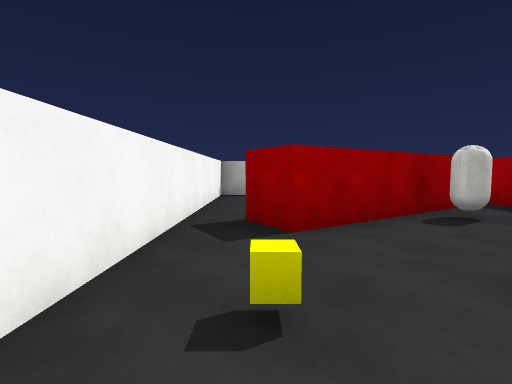
view 1 (above)

24 first-person views from a walk through a scene from a Unity 3-D project. The camera is 1.4 m above the floor, tilts 4° down and sees 85° across. The floor is counted in squares, 2 m on a side. Each view is taken from the middle of a square. On the plan, view 1 faces up. The plan holds only what a view shows up to about 9 squares ahead; the rest is blank. The player is left out. Surface patterns are stand-ins for the level's own textures.

view 2
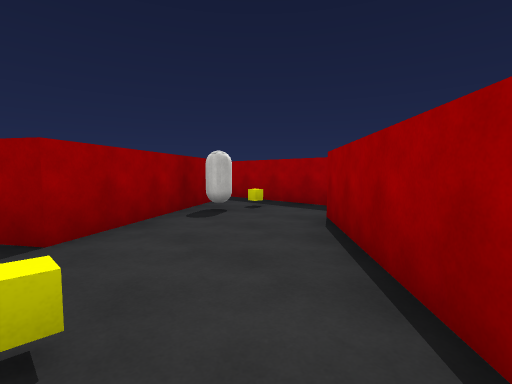

view 3
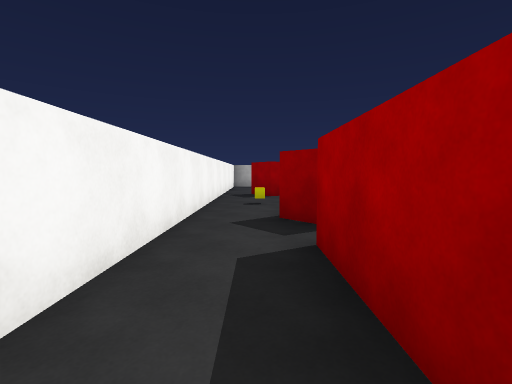

view 4
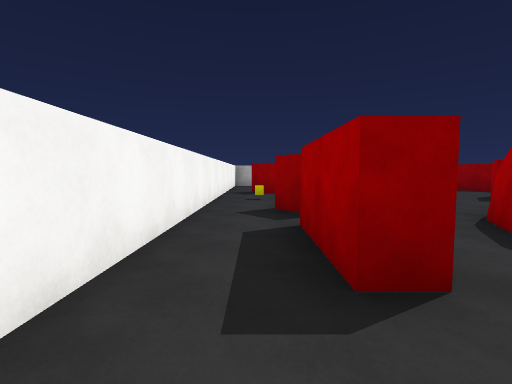

view 5
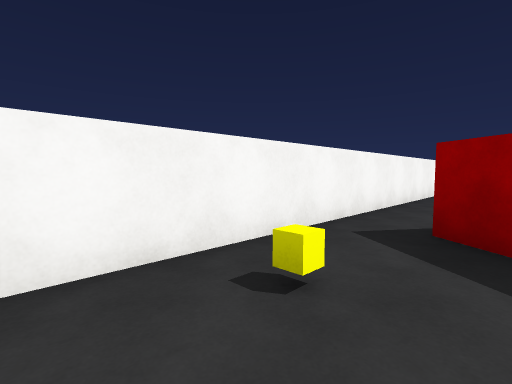

view 6
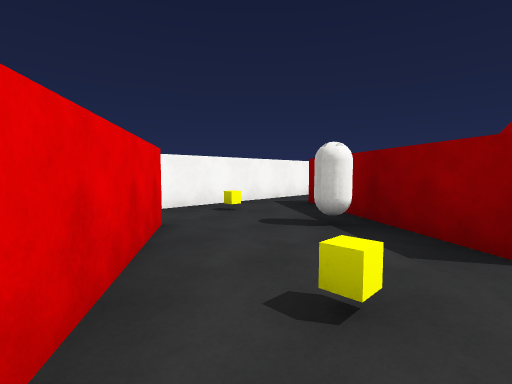

view 7
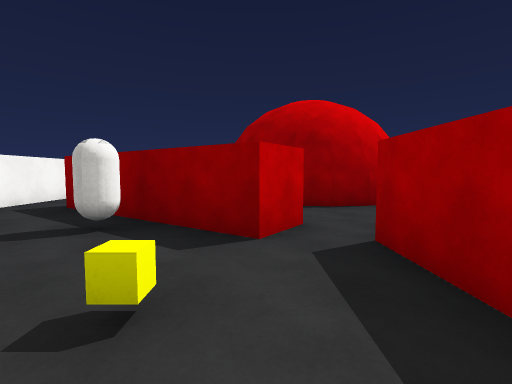

view 8
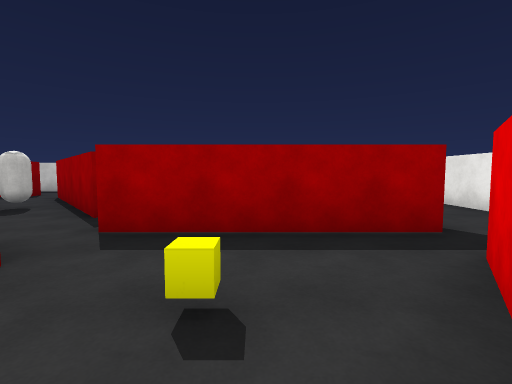

view 9
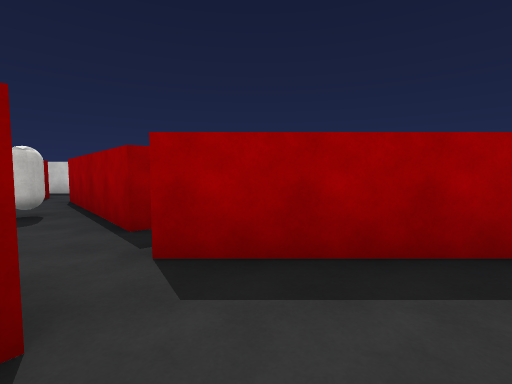

view 10
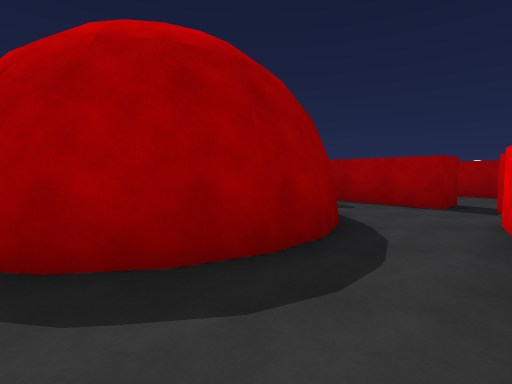

view 11
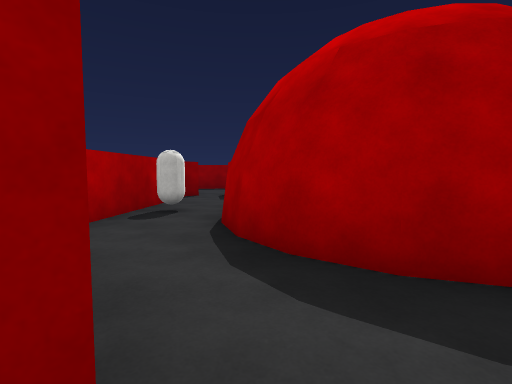

view 12
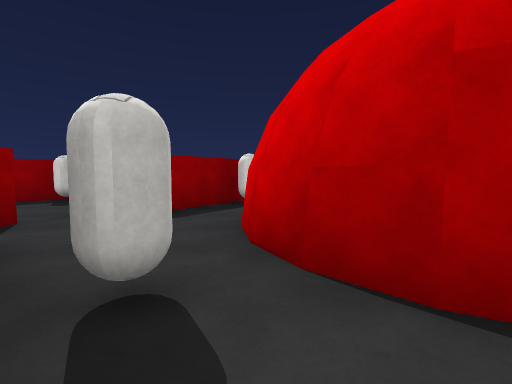

view 13
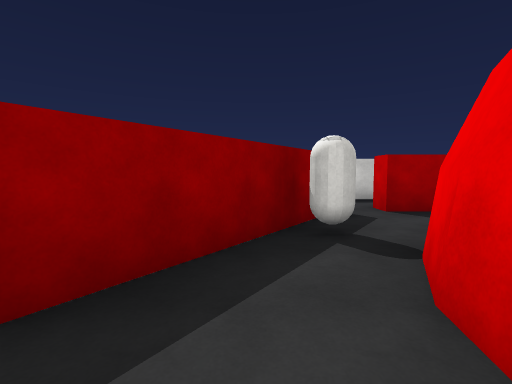

view 14
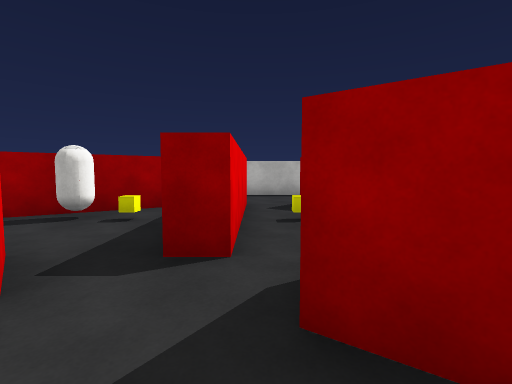

view 15
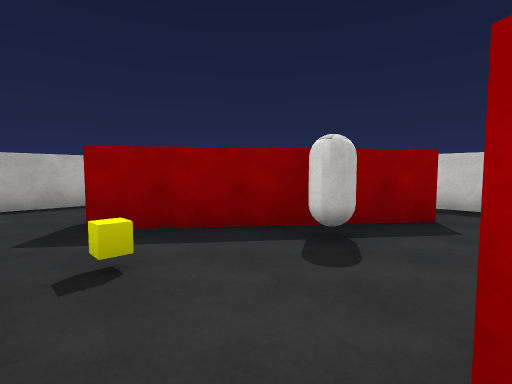

view 16
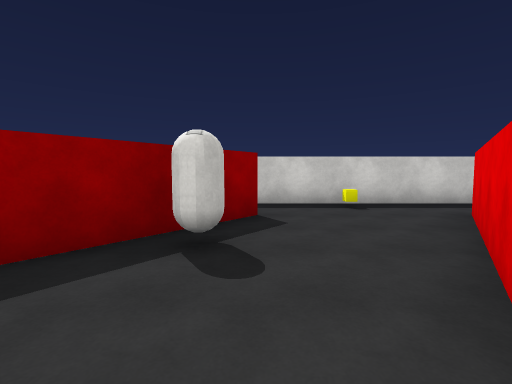

view 17
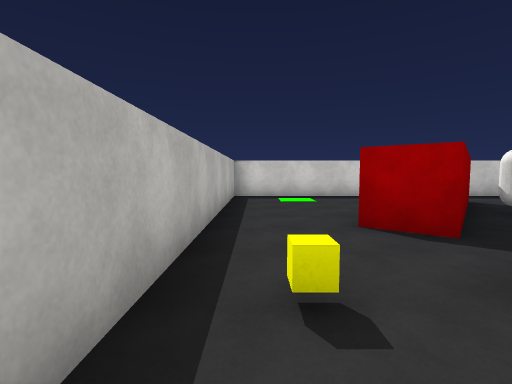

view 18
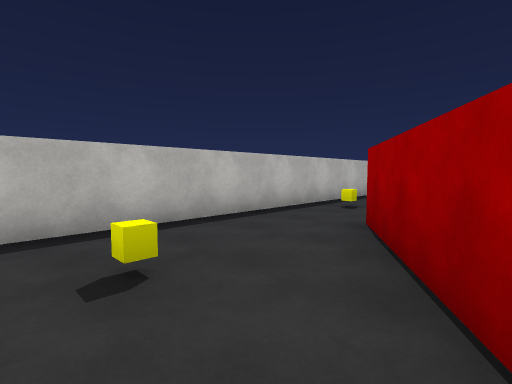

view 19
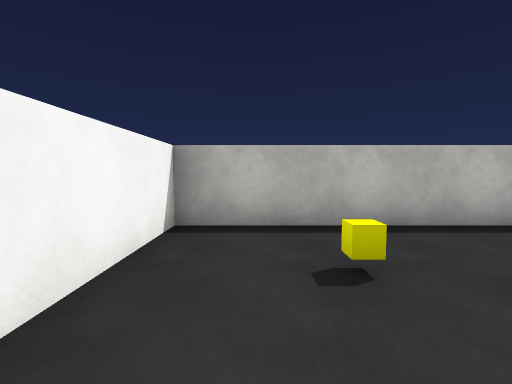

view 20
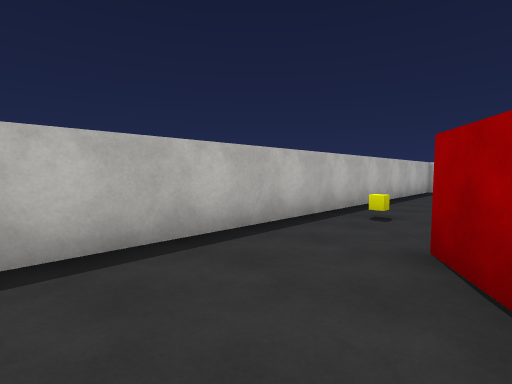

view 21
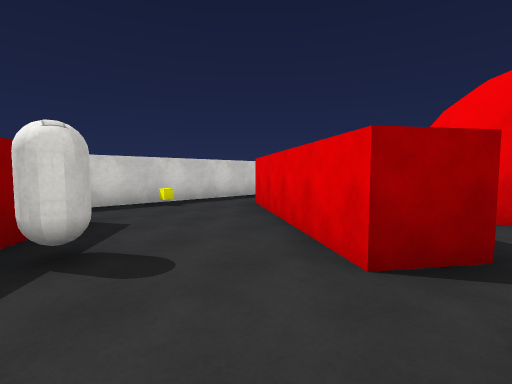

view 22
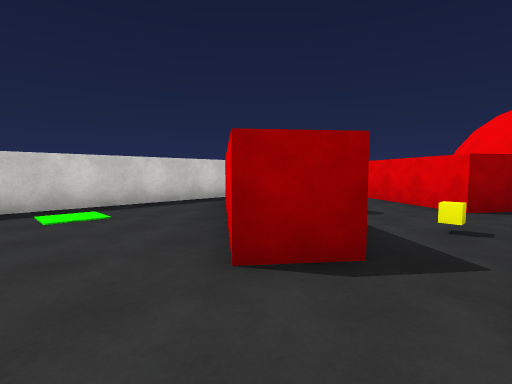

view 23
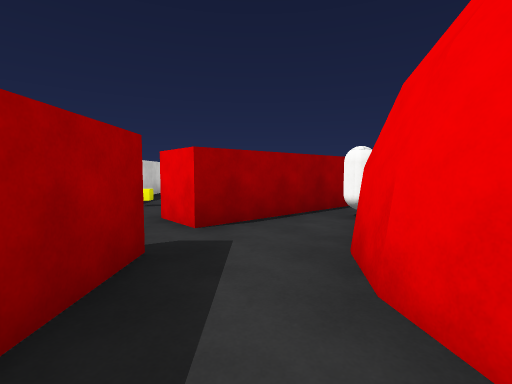

view 24
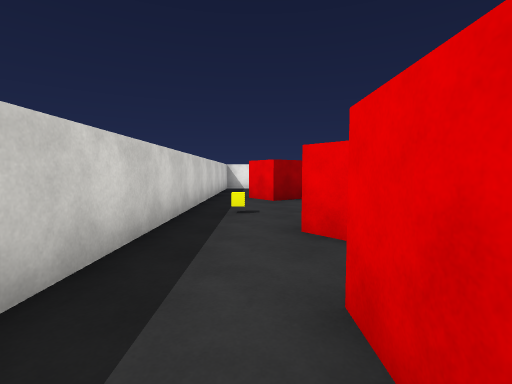

### Floor plan
Ten units are one square. View 1 is at (0, 0); x grows to the right and y downward. Boxes are objects, and circles mark ways between rooms. Rooms are numbered by the first view taken in them; rooms with no view inside come last. Other rooms are left out.
<svg viewBox="-16 -93 146 230">
<path fill="none" stroke="#000" d="M9 13 3 6M-11 -4 -11 26M12 44 6 44 6 22M-11 26 -11 75M4 102 43 129M40 91 2 64M-11 75 -11 100M52 132 52 91M30 -1 21 7M30 28 35 19 40 14 48 10M64 10 72 14M82 28 83 35 81 45M48 10 57 9 65 10M92 9 62 -12 68 -21M58 -23 51 -23M39 -9 30 -1M39 -23 45 -16M100 44 100 23 106 23M106 -29 69 -58M68 -21 106 6M58 -60 58 -23M123 26 123 -46M69 -58 76 -67 102 -46M13 -50 38 -66M120 -86 -11 -86 -11 -39M123 -46 123 -88M98 55 105 63M123 105 123 26M83 115 106 99 112 107M105 34 105 44 100 44M12 0 39 -23M52 -30 52 -62M-11 -39 -11 -4M42 -56 4 -32 -2 -41M70 93 63 85 78 72M41 78 46 82 40 91M65 61 56 62 48 61"/>
<rect x="-5" y="85" width="10" height="10" fill="#bbb"><title>cube</title></rect>
<rect x="15" y="85" width="10" height="10" fill="#bbb"><title>capsule</title></rect>
<rect x="25" y="105" width="10" height="10" fill="#bbb"><title>cube</title></rect>
<rect x="35" y="-5" width="10" height="10" fill="#bbb"><title>capsule</title></rect>
<rect x="75" y="5" width="10" height="10" fill="#bbb"><title>capsule</title></rect>
<rect x="65" y="-45" width="10" height="10" fill="#bbb"><title>cube</title></rect>
<rect x="85" y="-45" width="10" height="10" fill="#bbb"><title>capsule</title></rect>
<rect x="115" y="-15" width="10" height="10" fill="#bbb"><title>cube</title></rect>
<rect x="5" y="-75" width="10" height="10" fill="#bbb"><title>cube</title></rect>
<rect x="45" y="-85" width="10" height="10" fill="#bbb"><title>cube</title></rect>
<rect x="105" y="75" width="10" height="10" fill="#bbb"><title>cube</title></rect>
<rect x="-5" y="-15" width="10" height="10" fill="#bbb"><title>cube</title></rect>
<rect x="25" y="-45" width="10" height="10" fill="#bbb"><title>capsule</title></rect>
<rect x="35" y="-45" width="10" height="10" fill="#bbb"><title>cube</title></rect>
<rect x="65" y="55" width="10" height="20" fill="#bbb"><title>capsule</title></rect>
<circle cx="0" cy="35" r="3" fill="#2a7"/>
<circle cx="10" cy="20" r="3" fill="#2a7"/>
<circle cx="0" cy="5" r="3" fill="#2a7"/>
<circle cx="0" cy="65" r="3" fill="#2a7"/>
<circle cx="40" cy="10" r="3" fill="#2a7"/>
<circle cx="100" cy="20" r="3" fill="#2a7"/>
<circle cx="60" cy="-15" r="3" fill="#2a7"/>
<circle cx="120" cy="-35" r="3" fill="#2a7"/>
<circle cx="60" cy="-60" r="3" fill="#2a7"/>
<circle cx="115" cy="35" r="3" fill="#2a7"/>
<circle cx="60" cy="85" r="3" fill="#2a7"/>
<text x="0" y="10">1</text>
<text x="0" y="50">2</text>
<text x="20" y="100">3</text>
<text x="30" y="10">4</text>
<text x="70" y="10">5</text>
<text x="90" y="-20">6</text>
<text x="60" y="-70">7</text>
<text x="100" y="80">8</text>
<text x="20" y="-30">9</text>
<text x="60" y="80">10</text>
</svg>
Room 1 opens to room 2. Room 1 opens to room 4. Room 1 opens to room 9. Room 2 opens to room 3. Room 4 opens to room 5. Room 5 opens to room 6. Room 6 opens to room 7. Room 6 opens to room 8. Room 8 opens to room 10.

Where each view was taken, in squares from view 1:
view 1: 0 up, 0 right, facing up
view 2: 0 up, 0 right, facing up-right
view 3: 5 down, 0 right, facing up
view 4: 6 down, 0 right, facing up
view 5: 10 down, 1 right, facing up-left
view 6: 12 down, 4 right, facing up-left
view 7: 12 down, 4 right, facing up
view 8: 11 down, 2 right, facing right
view 9: 10 down, 3 right, facing right
view 10: 5 down, 1 right, facing right
view 11: 5 down, 1 right, facing up-right
view 12: 1 down, 2 right, facing right
view 13: 0 up, 5 right, facing right
view 14: 0 up, 6 right, facing up
view 15: 2 up, 6 right, facing up-right
view 16: 3 up, 6 right, facing right
view 17: 8 up, 4 right, facing right
view 18: 5 up, 0 right, facing up-right
view 19: 5 up, 0 right, facing up
view 20: 6 up, 1 right, facing up-right
view 21: 4 up, 6 right, facing down-right
view 22: 8 up, 6 right, facing down-right
view 23: 2 down, 9 right, facing down
view 24: 3 down, 11 right, facing down
